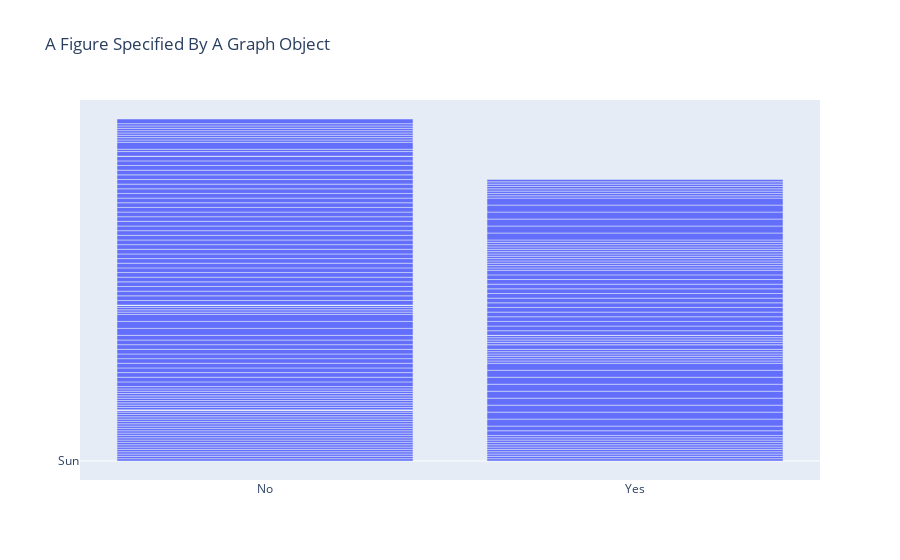

The notebook cell this image was saved under:
### Code cell


### Figure 1 — Plotly figure (JSON) as saved in the notebook; plotly's stock layout.template omitted (floating-point values rounded to 4 significant figures; data arrays with more than 128 entries replaced by an {"elided": "..."} marker saying what was removed)
{"data": [{"type": "bar", "x": {"elided": "244 str values"}, "y": {"elided": "244 str values"}}], "layout": {"title": {"text": "A Figure Specified By A Graph Object"}}}
